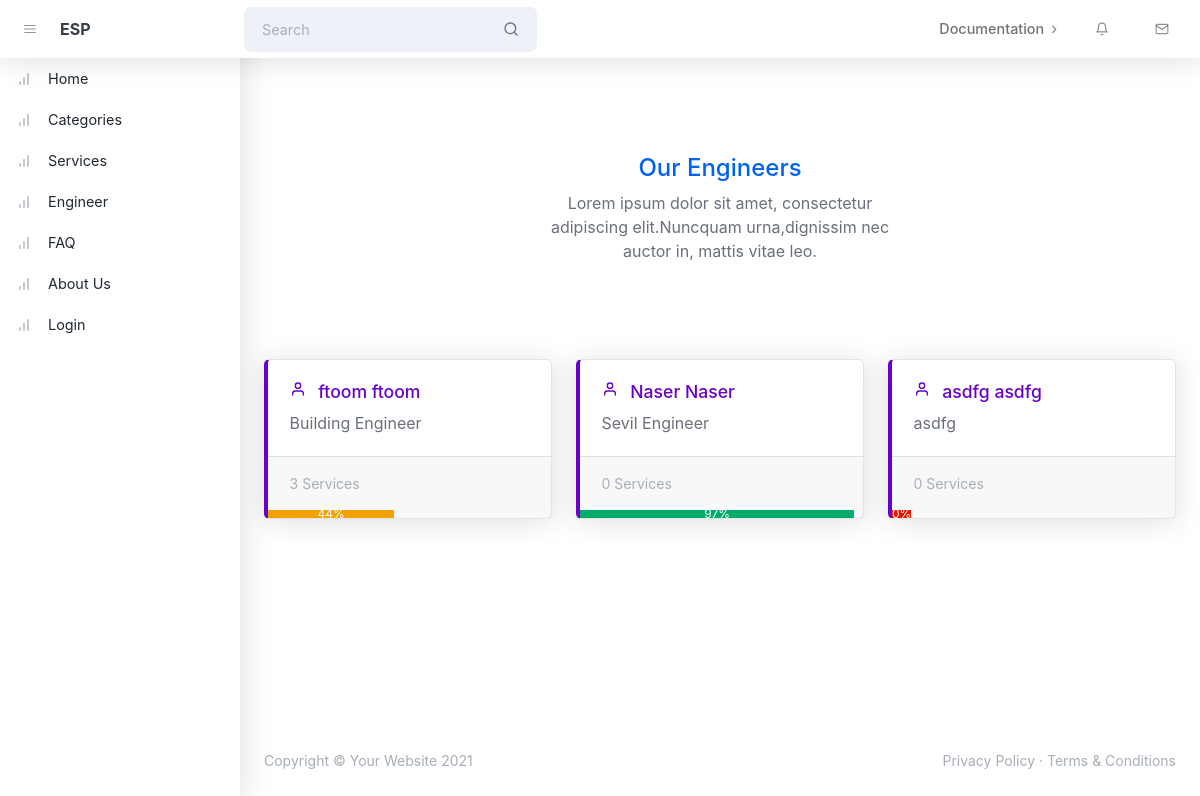
The app's page /engineer_list.php, older data.
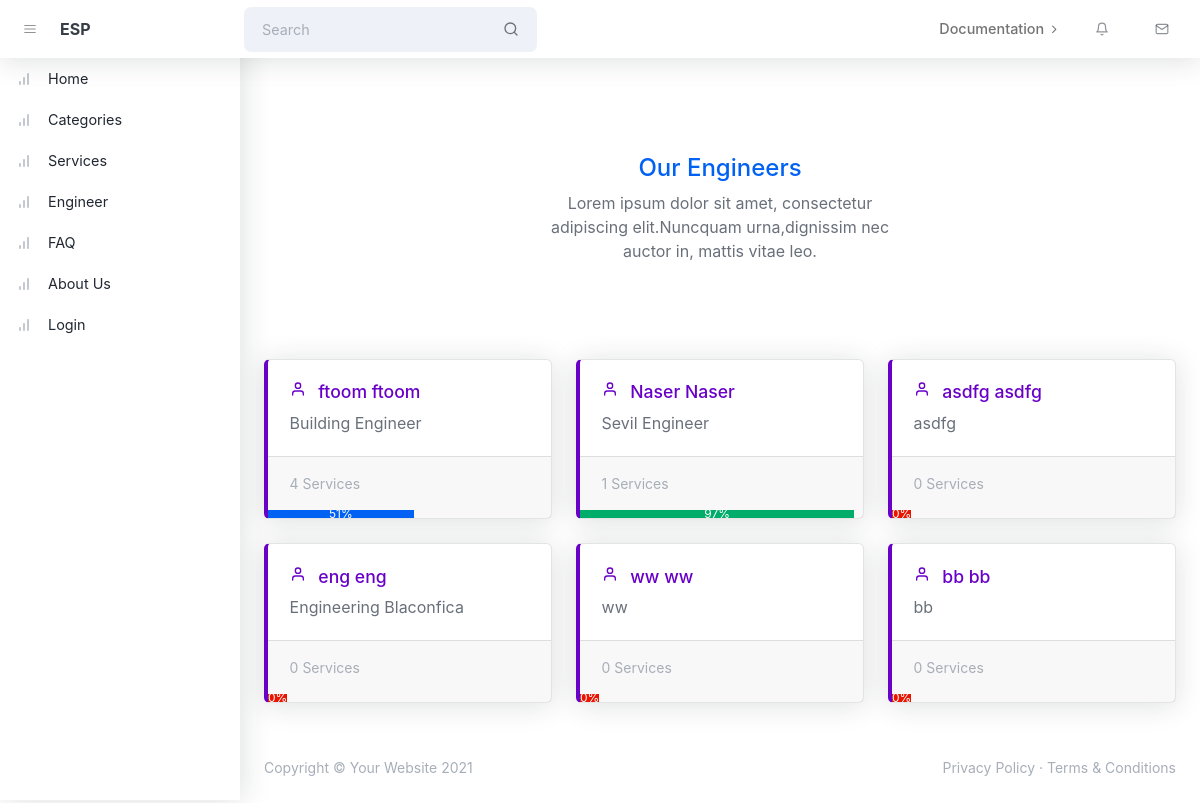
The same page, newer data.
### tables this page shows
CREATE TABLE `engineer` (
  `id` int(11) NOT NULL,
  `first_name` varchar(255) NOT NULL,
  `last_name` varchar(255) NOT NULL,
  `phone` varchar(50) NOT NULL,
  `email` varchar(255) NOT NULL,
  `password` varchar(255) NOT NULL,
  `city` varchar(255) DEFAULT NULL,
  `specialty` varchar(255) NOT NULL,
  `date_of_graduate` date NOT NULL,
  `experience_years` varchar(50) NOT NULL,
  `cv` varchar(255) NOT NULL,
  `image1` varchar(255) DEFAULT NULL,
  `image2` varchar(255) DEFAULT NULL,
  `image3` varchar(255) DEFAULT NULL,
  `image4` varchar(255) DEFAULT NULL,
  `image5` varchar(255) DEFAULT NULL,
  `image6` varchar(255) DEFAULT NULL,
  `state` varchar(50) NOT NULL
);

### includes/config.php (called while the page is built, shortened)
<?php
	$PATH_SERVER 			= 'http://localhost:90/ESP/';
  function isLogin()
  {
	return false;
  }
?>

### includes/lib.php (called while the page is built, shortened)
<?php
include("config.php");
include('myFunctions.php');
function select($statment)
{
    global $mysqlilink;
    $query = $statment;
    $res = mysqli_query($mysqlilink,$query) or die('<center><div>wrong in connect with server</div>'.mysqli_error($mysqlilink)."</center>");
	$list = [];
    while($row=mysqli_fetch_array($res,MYSQLI_BOTH))
    {
      $list[] = $row;
	}
	 return $list;
}
function getAllEngineersWithRatesAndServiceTotals($engineer_id = null)
{
    if(isset( $engineer_id) && !empty($engineer_id))
    {
    return select(' SELECT e.* , COUNT(s.id) as total_service, SUM(r.rate)/ COUNT(r.id) as total_rate
                    FROM engineer AS e
                    LEFT JOIN service AS s ON e.id = s.engineer_id
                    LEFT JOIN rating AS r ON e.id = r.engineer_id
                    WHERE e.id = '.$engineer_id.'
                    GROUP BY e.id;');
    }
    else
    {
    return select(' SELECT e.* , COUNT(s.id) as total_service, SUM(r.rate)/ COUNT(r.id) as total_rate
                    FROM engineer AS e
                    LEFT JOIN service AS s ON e.id = s.engineer_id
                    LEFT JOIN rating AS r ON e.id = r.engineer_id
                    GROUP BY e.id;');
    }
}
?>

### includes/myFunctions.php (called while the page is built, shortened)
<?php
  function getRateColor($rate)
  {
    if(!isset($rate)) return "danger";
    if($rate > 75){
      return "success";
    }
    else if($rate > 50){
      return "primary";
    }
    else if($rate > 25){
      return "warning";
    }
    else{
      return "danger";
    }
  }
  ?>

### engineer_list.php (the view, shortened to what this page needs)
<?php
  include('includes/lib.php');
  include('includes/engineer.php');
  ?>
<?php include('template/header.php'); ?>
<?php include('template/startNavbar.php'); ?>
<main class="page">
    <header class="py-10 mb-0 ">
        <div class="container-xl px-4 text-center">
            <div class="row">
                <div class="col-12">
                    <div class="text-center ">
                        <h1 class="text-primary">Our Engineers</h1>
                        <p class="m-auto mb-0 mt-0 col-lg-5">Lorem ipsum dolor sit amet, consectetur adipiscing
                            elit.Nuncquam urna,dignissim
                            nec auctor in, mattis vitae leo.
                        </p>
                    </div>
                </div>
            </div>
        </div>
    </header>
    <div class="container-xl px-4">
        <div class="row">
            <?php
                $all = getAllEngineersWithRatesAndServiceTotals();
                if(!(count($all) > 0)) echo '<div class="col text-center"> <h2 class="text-danger" >No Service Found To Display. </h2></div>';
                else{
                    foreach($all as  $row)
                    {
                ?>
            <?php
                $total_service = $row['total_service'];
                $total_rate = $row['total_rate'];
            ?>
            <div class="col-lg-4 mb-4">
                <a class="card card-progress lift lift-sm border-start-lg border-start-secondary"
                    href="engineer.php?id=<?php echo $row['id'] ?>">
                    <div class="card-body">
                        <h5 class="card-title text-secondary">
                            <i class="me-2" data-feather="user"></i>
                            <?php echo $row['first_name'].' '. $row['last_name'] ; ?>
                        </h5>
                        <p class="card-text"><?php echo $row['specialty']; ?></p>
                    </div>
                    <div class="card-footer">
                        <div class="small text-muted"><?php echo $total_service; ?> Services</div>
                    </div>
                    <div class="progress rounded-0">
                        <div class="progress-bar bg-<?php echo getRateColor($total_rate); ?>" role="progressbar"
                            style="width: <?php echo $total_rate ?>%" aria-valuenow="<?php echo $total_rate ?>"
                            aria-valuemin="0" aria-valuemax="100"><?php echo floor($total_rate) ?>%</div>
                    </div>
                </a>
            </div>
            <?php }}?>
        </div>
    </div>
</main>
<?php include('template/footer.php') ?>

### template/header.php (shortened to what this page needs)
<!DOCTYPE html>
<html lang="en">
<head>
    <link href="<?php echo $PATH_SERVER ?>css/styles.css" rel="stylesheet" />
    <link href="<?php echo $PATH_SERVER ?>css/custom.css" rel="stylesheet" />
    <link href="https://cdn.jsdelivr.net/npm/litepicker/dist/css/litepicker.css" rel="stylesheet" />
</head>
<body class="nav-fixed bg-white">

### template/startNavbar.php (shortened to what this page needs)
<nav class="topnav navbar navbar-expand shadow justify-content-between justify-content-sm-start navbar-light bg-white"
    id="sidenavAccordion">
    <button class="btn btn-icon btn-transparent-dark order-1 order-lg-0 me-2 ms-lg-2 me-lg-0" id="sidebarToggle"><i
            data-feather="menu"></i></button>
    <?php
        $mainPage = $PATH_SERVER;
     ?>
    <a class="navbar-brand pe-3 ps-4 ps-lg-2" href="<?php echo $mainPage; ?>">ESP</a>
    <form class="form-inline me-auto d-none d-lg-block me-3">
        <div class="input-group input-group-joined input-group-solid">
            <input class="form-control pe-0" type="search" placeholder="Search" aria-label="Search" />
            <div class="input-group-text"><i data-feather="search"></i></div>
        </div>
    </form>
    <ul class="navbar-nav align-items-center ms-auto">
        <li class="nav-item dropdown no-caret d-none d-md-block me-3">
            <a class="nav-link dropdown-toggle" id="navbarDropdownDocs" href="javascript:void(0);" role="button"
                data-bs-toggle="dropdown" aria-haspopup="true" aria-expanded="false">
                <div class="fw-500">Documentation</div>
                <i class="fas fa-chevron-right dropdown-arrow"></i>
            </a>
        </li>
        <li class="nav-item dropdown no-caret d-none d-sm-block me-3 dropdown-notifications">
            <a class="btn btn-icon btn-transparent-dark dropdown-toggle" id="navbarDropdownAlerts"
                href="javascript:void(0);" role="button" data-bs-toggle="dropdown" aria-haspopup="true"
                aria-expanded="false"><i data-feather="bell"></i></a>
        </li>
        <li class="nav-item dropdown no-caret d-none d-sm-block me-3 dropdown-notifications">
            <a class="btn btn-icon btn-transparent-dark dropdown-toggle" id="navbarDropdownMessages"
                href="javascript:void(0);" role="button" data-bs-toggle="dropdown" aria-haspopup="true"
                aria-expanded="false"><i data-feather="mail"></i></a>
        </li>
    </ul>
</nav>
<div id="layoutSidenav">
    <div id="layoutSidenav_nav">
        <nav class="sidenav shadow-right sidenav-light">
            <div class="sidenav-menu">
                <div class="nav accordion" id="accordionSidenav">
                    <?php if(isLogin()){ ?>
                    <?php if(isAdmin()){ ?>
                    <div class="sidenav-menu-heading d-sm-none">Account</div>
                    <a class="nav-link d-sm-none" href="#!">
                        <div class="nav-link-icon"><i data-feather="bell"></i></div>
                        Alerts
                        <span class="badge bg-warning-soft text-warning ms-auto">4 New!</span>
                    </a>
                    <a class="nav-link d-sm-none" href="#!">
                        <div class="nav-link-icon"><i data-feather="mail"></i></div>
                        Messages
                        <span class="badge bg-success-soft text-success ms-auto">2 New!</span>
                    </a>
                    <div class="sidenav-menu-heading">Core</div>
                    <a class="nav-link collapsed" href="javascript:void(0);" data-bs-toggle="collapse"
                        data-bs-target="#collapseDashboards" aria-expanded="false"
                        aria-controls="collapseDashboards">
                        <div class="nav-link-icon"><i data-feather="activity"></i></div>
                        Dashboards
                        <div class="sidenav-collapse-arrow"><i class="fas fa-angle-down"></i></div>
                    </a>
                    <div class="collapse" id="collapseDashboards" data-bs-parent="#accordionSidenav">
                        <nav class="sidenav-menu-nested nav accordion" id="accordionSidenavPages">
                            <a class="nav-link" href="dashboard-1.html">
                                Default
                                <span class="badge bg-primary-soft text-primary ms-auto">Updated</span>
                            </a>
                            <a class="nav-link" href="dashboard-2.html">Multipurpose</a>
                            <a class="nav-link" href="dashboard-3.html">Affiliate</a>
                        </nav>
                    </div>
                    <a class="nav-link" href="<?php echo $PATH_ADMIN_BOOKING; ?>">
                        <div class="nav-link-icon"><i data-feather="bar-chart"></i></div>
                        Booking
                    </a>
                    <a class="nav-link" href="<?php echo $PATH_ADMIN_RATING; ?>">
                        <div class="nav-link-icon"><i data-feather="bar-chart"></i></div>
                        Rating
                    </a>
                    <a class="nav-link" href="<?php echo $PATH_ADMIN_CUSTOMER; ?>">
                        <div class="nav-link-icon"><i data-feather="bar-chart"></i></div>
                        Customer
                    </a>
                    <a class="nav-link" href="<?php echo $PATH_ADMIN_ENGINEER; ?>">
                        <div class="nav-link-icon"><i data-feather="bar-chart"></i></div>
                        Engineer
                    </a>
                    <a class="nav-link" href="<?php echo $PATH_ADMIN_SERVICE; ?>">
                        <div class="nav-link-icon"><i data-feather="bar-chart"></i></div>
                        Service
                    </a>
                    <a class="nav-link" href="<?php echo $PATH_ADMIN_SERVICE_TYPE; ?>">
                        <div class="nav-link-icon"><i data-feather="bar-chart"></i></div>
                        Service Type
                    </a>
                    <a class="nav-link" href="<?php echo $PATH_ADMIN_ADMIN; ?>">
                        <div class="nav-link-icon"><i data-feather="bar-chart"></i></div>
                        Admin
                    </a>
                    <?php }else if(isEngineer()){ ?>
                    <?php }else if(isCustomer()){ ?>
                    <div class="sidenav-menu-heading d-sm-none">Account</div>
                    <a class="nav-link d-sm-none" href="#!">
                        <div class="nav-link-icon"><i data-feather="bell"></i></div>
                        Alerts
                        <span class="badge bg-warning-soft text-warning ms-auto">4 New!</span>
                    </a>
                    <a class="nav-link d-sm-none" href="#!">
                        <div class="nav-link-icon"><i data-feather="mail"></i></div>
                        Messages
                        <span class="badge bg-success-soft text-success ms-auto">2 New!</span>
                    </a>
                    <a class="nav-link" href="<?php echo $PATH_CUSTOMER;?>index.php">
                        <div class="nav-link-icon"><i data-feather="bar-chart"></i></div>
                        Home
                    </a>
                    <a class="nav-link" href="<?php echo $PATH_SERVER;?>service_type.php">
                        <div class="nav-link-icon"><i data-feather="bar-chart"></i></div>
                        Categories
                    </a>
                    <a class="nav-link" href="<?php echo $PATH_SERVER;?>service_list.php">
                        <div class="nav-link-icon"><i data-feather="bar-chart"></i></div>
                        Services
                    </a>
                    <a class="nav-link" href="<?php echo $PATH_SERVER;?>engineer_list.php">
                        <div class="nav-link-icon"><i data-feather="bar-chart"></i></div>
                        Engineer
                    </a>
                    <a class="nav-link" href="<?php echo $PATH_SERVER; ?>faq.php">
                        <div class="nav-link-icon"><i data-feather="bar-chart"></i></div>
                        FAQ
                    </a>
                    <a class="nav-link" href="<?php echo $PATH_SERVER; ?>about_us.php">
                        <div class="nav-link-icon"><i data-feather="bar-chart"></i></div>
                        About Us
                    </a>
                    <?php } ?>
                    <?php }else{ ?>
                    <a class="nav-link" href="<?php echo $PATH_SERVER;?>index.php">
                        <div class="nav-link-icon"><i data-feather="bar-chart"></i></div>
                        Home
                    </a>
                    <a class="nav-link" href="<?php echo $PATH_SERVER;?>service_type.php">
                        <div class="nav-link-icon"><i data-feather="bar-chart"></i></div>
                        Categories
                    </a>
                    <a class="nav-link" href="<?php echo $PATH_SERVER;?>service_list.php">
                        <div class="nav-link-icon"><i data-feather="bar-chart"></i></div>
                        Services
                    </a>
                    <a class="nav-link" href="<?php echo $PATH_SERVER;?>engineer_list.php">
                        <div class="nav-link-icon"><i data-feather="bar-chart"></i></div>
                        Engineer
                    </a>
                    <a class="nav-link" href="<?php echo $PATH_SERVER; ?>faq.php">
                        <div class="nav-link-icon"><i data-feather="bar-chart"></i></div>
                        FAQ
                    </a>
                    <a class="nav-link" href="<?php echo $PATH_SERVER; ?>about_us.php">
                        <div class="nav-link-icon"><i data-feather="bar-chart"></i></div>
                        About Us
                    </a>
                    <a class="nav-link" href="<?php echo $PATH_SERVER; ?>login.php">
                        <div class="nav-link-icon"><i data-feather="bar-chart"></i></div>
                        Login
                    </a>
                    <?php } ?>
                </div>
            </div>
        </nav>
    </div>
    <div id="layoutSidenav_content">

### template/footer.php (shortened to what this page needs)
<footer class="footer-admin mt-auto footer-light">
    <div class="container-xl px-4">
        <div class="row">
            <div class="col-md-6 small">Copyright © Your Website 2021</div>
            <div class="col-md-6 text-md-end small">
                <a href="#!">Privacy Policy</a>
                ·
                <a href="#!">Terms &amp; Conditions</a>
            </div>
        </div>
    </div>
</footer>
</div>
</div>
</body>
</html>

Row changes from the older to the newer data that the page shows:
changed engineer "ftoom": total_service "3" → "4"; $total_rate 44.6667 → 51.5000 (drawn); total_rate "44" → "51"
changed engineer "Naser": total_service "0" → "1"
added engineer: first_name "eng", last_name "eng", specialty "Engineering Blaconfica", total_service "0", total_rate "0"
added engineer: first_name "ww", last_name "ww", specialty "ww", total_service "0", total_rate "0"
added engineer: first_name "bb", last_name "bb", specialty "bb", total_service "0", total_rate "0"
